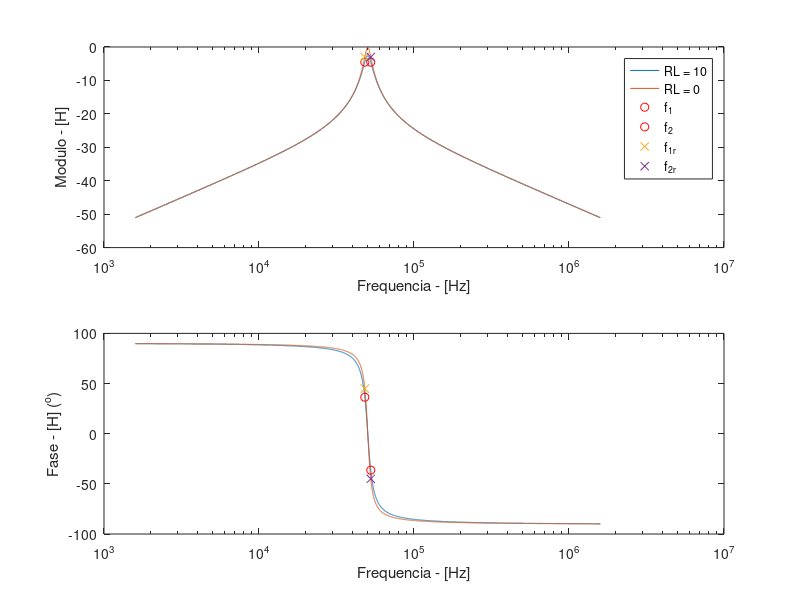

Write the MATLAB code that produced this figure.
clc, clear all, close all

C = 10e-9; % [Capacitor {F}]
L = 1e-3;  % [Indutor {H}]
RL = 10;   % [Resistencia {R}]
R = 28;    % [Resistencia {R}]

wo = 1/sqrt(L*C);          % [Frequencia Angular em ressonancia {rad/s}]
p1 = floor(log10(wo))-1;   % [Potencia 1 {W}]
p2 = ceil(log10(wo))+1;    % [Potencia 2 {W}]
w = logspace(p1,p2,10000); % [Frequencia Angular {rad/s}]
f = w/2/pi;                % [Frequencia {Hz}]

Hw = R ./(R+RL + j*w*L + 1 ./(j*w*C));   % [F. Transferencia]
Hw_r = R ./(R + j*w*L + 1 ./(j*w*C));    % [F. Transferencia - RL = 0]

% [b]
Hmax_db = max(20*log10(abs(Hw)));        % [decibel max da F. Transferencia]

% [c]
B = (R/L)/2/pi;

% [d]
w1 = -R/(2*L) + sqrt( (R/(2*L))^2 + 1/(L*C));   % [Frequencia Angular 1 {rad/s}]
f1 = w1/2/pi    % [Frequencia 1 {Hz}]
Hw1 = R ./ (R+RL + j*w1*L + 1 ./(j*w1*C));      % [F. Transferencia]
Hw1_r = R ./ (R + j*w1*L + 1 ./(j*w1*C));       % [F. Transferencia - RL = 0]
Hw1_db = 20*log10(abs(Hw1));                    % [decibel da F. Transferencia 1]
Hw1_db_r = 20*log10(abs(Hw1_r));                % [decibel da F. Transferencia 1 - RL = 0]

% [e]
w2 = R/(2*L) + sqrt( (R/(2*L))^2 + 1/(L*C));    % [Frequencia Angular 2 {rad/s}]
f2 = w2/2/pi;   % [Frequencia 2 {Hz}]
Hw2 = R ./ (R+RL + j*w2*L + 1 ./(j*w2*C));      % [F. Transferencia]
Hw2_r = R ./ (R + j*w2*L + 1 ./(j*w2*C));       % [F. Transferencia - RL = 0]
Hw2_db = 20*log10(abs(Hw2));                    % [decibel da F. Transferencia 2]
Hw2_db_r = 20*log10(abs(Hw2_r));                % [decibel da F. Transferencia 2 - RL = 0]

% plotando os diagramas
figure (1)
subplot(211),semilogx(f, 20*log10(abs(Hw)), f, 20*log10(abs(Hw_r)), f1, 20*log10(abs(Hw1)),'or', f2, 20*log10(abs(Hw2)),'or', f1, 20*log10(abs(Hw1_r)),'x', f2, 20*log10(abs(Hw2_r)),'x')
legend('RL = 10','RL = 0','f_1','f_2','f_1_r','f_2_r')
xlabel('Frequencia - [Hz]'), ylabel('Modulo - [H]')
subplot(212),semilogx(f, angle(Hw)*(180/pi), f, angle(Hw_r)*(180/pi), f1, angle(Hw1)*(180/pi),'or', f2, angle(Hw2)*(180/pi),'or', f1, angle(Hw1_r)*(180/pi),'x', f2, angle(Hw2_r)*(180/pi),'x')
xlabel('Frequencia - [Hz]') , ylabel('Fase - [H] (^o)')

%salvando o grafico em JPG
saveas(gca, 'grafico_18.jpg', 'jpg')
